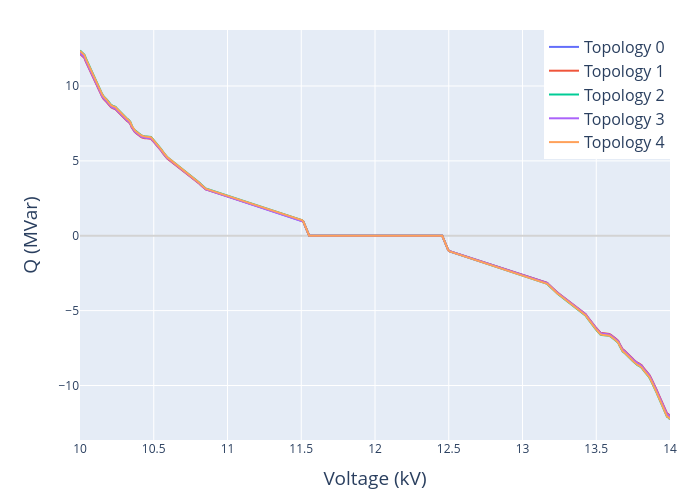

Here is the notebook cell this chart was saved with:
### Code cell
# plot_policy(agent_policy_net, topology)
plot_x_policy(agent_policy_net)
# plot_safe_net(safe_agent_net)

### Figure 1 — Plotly figure (JSON) as saved in the notebook; plotly's stock layout.template omitted (floating-point values rounded to 4 significant figures; data arrays with more than 128 entries replaced by an {"elided": "..."} marker saying what was removed)
{"data": [{"mode": "lines", "name": "Topology 0", "type": "scatter", "x": {"elided": "400 float values"}, "y": {"elided": "400 float values"}}, {"mode": "lines", "name": "Topology 1", "type": "scatter", "x": {"elided": "400 float values"}, "y": {"elided": "400 float values"}}, {"mode": "lines", "name": "Topology 2", "type": "scatter", "x": {"elided": "400 float values"}, "y": {"elided": "400 float values"}}, {"mode": "lines", "name": "Topology 3", "type": "scatter", "x": {"elided": "400 float values"}, "y": {"elided": "400 float values"}}, {"mode": "lines", "name": "Topology 4", "type": "scatter", "x": {"elided": "400 float values"}, "y": {"elided": "400 float values"}}], "layout": {"font": {"size": 16}, "height": 500, "legend": {"bgcolor": "rgba(255,255,255,1.0)", "x": 1, "xanchor": "right", "y": 1, "yanchor": "top"}, "margin": {"b": 60, "r": 30, "t": 30}, "width": 700, "xaxis": {"showgrid": true, "tickfont": {"size": 12}, "title": {"text": "Voltage (kV)"}}, "yaxis": {"showgrid": true, "tickfont": {"size": 12}, "title": {"text": "Q (MVar)"}, "zeroline": true, "zerolinecolor": "lightgray"}}}
